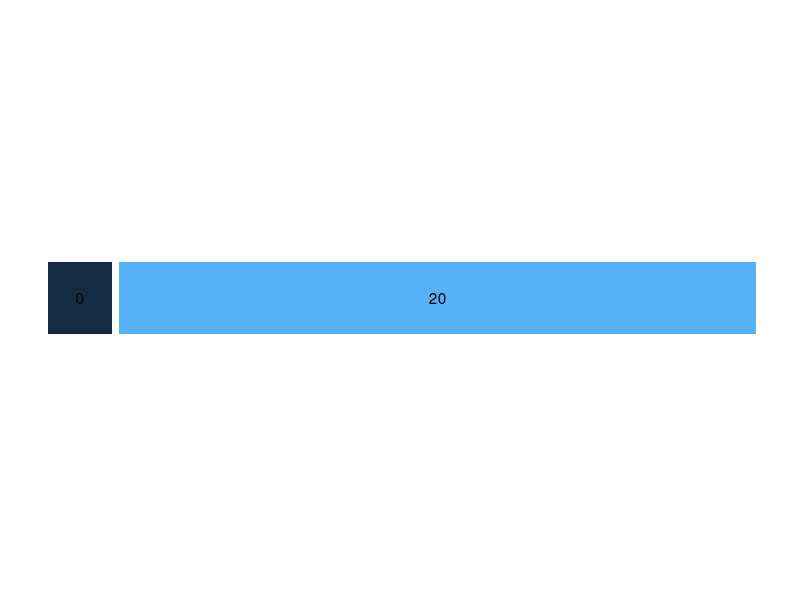

The R script that drew this image:
#Creating lotteries for experiment

#clear workspace
rm(list = ls(all = TRUE))

library(tidyverse)
library(ggthemes)


# For now - plot lottery p1 only
lottery <-
    read_csv("data/lotteries.csv") %>%
    select(roll, p1) %>%
    rename(payoff=p1)

# Compute coordinates for graph elements
coordinates <- lottery %>% group_by(payoff) %>%
    summarize(loc=median(roll), min=min(roll), max=max(roll))

ggplot() +
    # Draw the rectangles
    geom_rect(data=coordinates,
              mapping=aes(xmin=min, xmax=max, ymin=0, ymax=10, fill=payoff),
              show.legend=FALSE) +
    # Suppress axis labels
    labs(title="", x="", y="") +
    # Suppress the axis labels and borders
    theme_solid() +
    # Fix the aspect ratio so we can get long, thin strips
    # Shape of the graph will be determined by ratio of ymax as passed to
    # geom_rect and the maximum roll
    coord_fixed() +
    geom_text(aes(x=loc, y=5, label=payoff), data=coordinates)

ggsave("plot.pdf", width=5, height=1, units="in")
